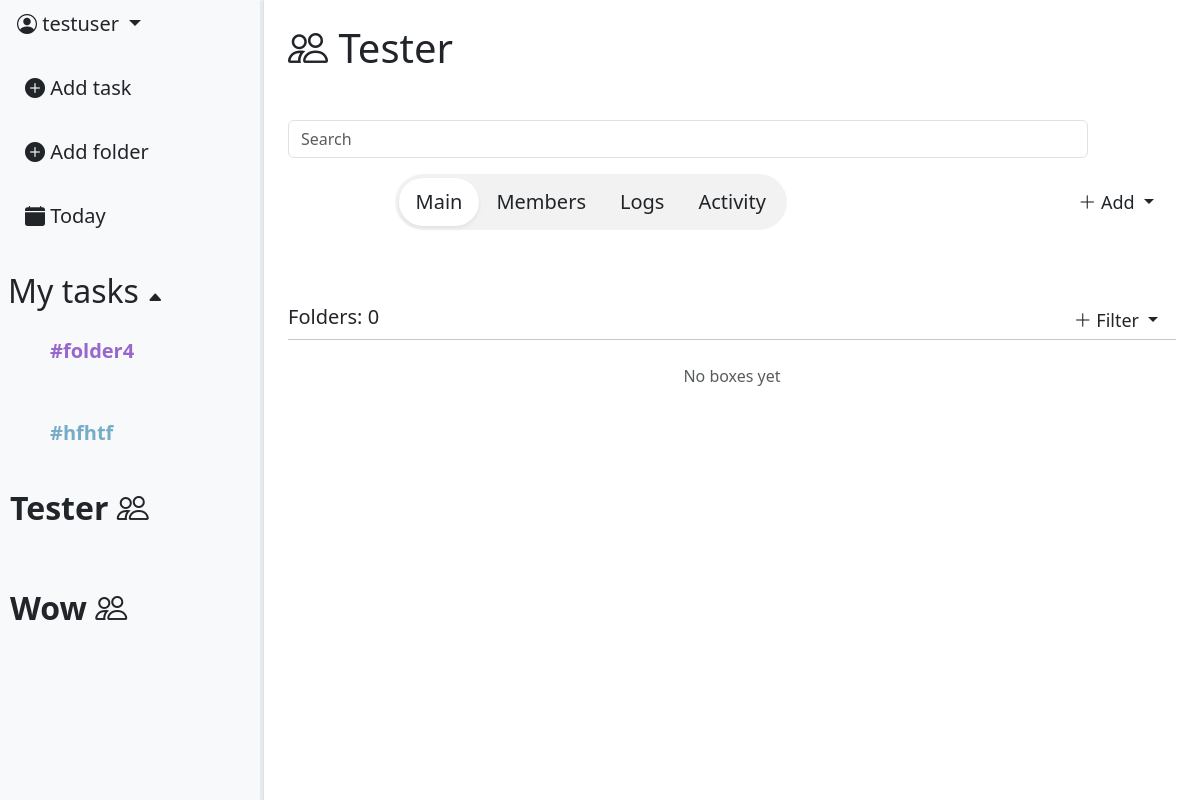
/workspace/15/ (signed in), run on an earlier commit of the app's database.
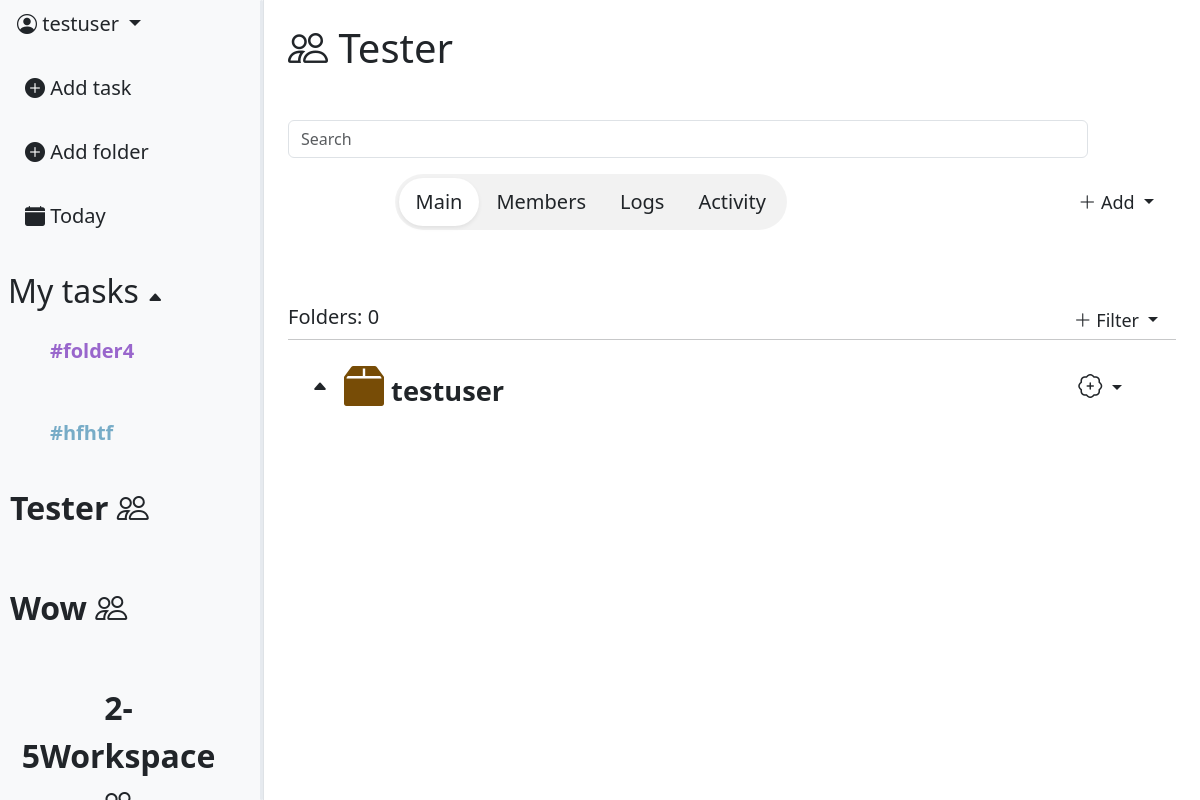
And on a later commit of the database.
### task_app/models.py (models this page shows, shortened)
class Folder(models.Model):
    COLOR_VARIATION = [
        ("#77acc7", "🔵Air blue"),
        ("#9966cc", "🟣Amethust"),
        ("#008000", "🟢Apple Green"),
        ("#ff033e", "🔴Red rose"),
        ("#ffe135", "🟡Banana yellow"),
        ("#ff6500", "🟠Sunset"),
        ("#000000", "⚫Black"),
    ]
    color = models.CharField(max_length=30, choices=COLOR_VARIATION, default="#77acc7")
    name = models.CharField(max_length=16)
    box = models.ForeignKey(Box, null=True, blank=True, on_delete=models.CASCADE, default=None, related_name='folders')
    created_at = models.DateTimeField(auto_now_add=True)
    creator = models.ForeignKey(User, on_delete=models.CASCADE)
    workspace = models.ForeignKey(Workspace, on_delete=models.CASCADE, null=True, blank=True, default=None)

class Workspace(models.Model):
    INVITE_PERMISSION = [
        ("owner_only", "Only owner"),
        ("owner_admin", "Owner & Admin"),
                ]
    WORKSPACE_SPACE = [
        ("one", "Just me"),
        ("two_five", "Group (2-5)"),
        ("six_fifteen", "Team (6-15)"),
    ]
    SPACE_LIMITS = {
        "one": 1,
        "two_five": 5,
        "six_fifteen": 15,
    }
    name = models.CharField(max_length=64)
    invite_role = models.CharField(max_length=16,
                                choices=INVITE_PERMISSION,
                                default='owner_admin')
    workspace_space = models.CharField(max_length=16, choices=WORKSPACE_SPACE, default='one')
    icon = models.ImageField(null=True, blank=True)
    created_at = models.DateTimeField(auto_now_add=True)
    owner = models.ForeignKey(User,
                            on_delete=models.CASCADE,
                            related_name='workspace_creator')

class Box(models.Model):
    COLOR_VARIATION_BOX = [
        ("#123F73", "🔵Deep ocean"),
        ("#D2A1FE", "🟣Violet"),
        ("#33DEB8", "🟢Aquamarine"),
        ("#6D020E", "🔴Red wine"),
        ("#FCF6A7", "🟡Sand"),
        ("#774C06", "🟤Terracotta"),
        ("#000000", "⚫Black"),
    ]
    workspace = models.ForeignKey(Workspace, on_delete=models.CASCADE)
    name = models.CharField(max_length=24)
    color = models.CharField(max_length=32, choices=COLOR_VARIATION_BOX, default="#123F73")
    created_at = models.DateTimeField(auto_now_add=True)
    creator = models.ForeignKey(User, on_delete=models.CASCADE)

### workspace_app/views.py (the view, shortened to what this page needs)
# urls.py: path('workspace/<int:pk>/', views.WorkspaceDetailView.as_view(), name="workspace_detail"),
class WorkspaceDetailView(LoginRequiredMixin, DetailView):
    model = Workspace
    context_object_name = "workspace"
    template_name = "workspace/workspace_detail.html"
    def get_queryset(self):
        return Workspace.objects.filter(
            members__member=self.request.user,
            members__is_active=True
        )
    def get_context_data(self, **kwargs):
        context = super().get_context_data(**kwargs)
        context['tab'] = self.request.GET.get('tab', 'main')
        context['boxes'] = Box.objects.filter(
            workspace=self.object
        ).prefetch_related('folders')
        context['members'] = WorkspaceMember.objects.filter(
            workspace=self.object,
            is_active=True
        ).select_related('member').annotate(
            role_order=Case(
                When(role='owner', then=0),
                When(role='admin', then=1),
                When(role='member', then=2),
                default=3,
                output_field=IntegerField()
            )
        ).order_by('role_order')
        context['folders'] = Folder.objects.filter(
            creator=self.request.user,
            box__isnull=True
        )
        context['workspaces'] = Workspace.objects.filter(
            members__member=self.request.user,
            members__is_active=True
        )
        context['user_role'] = WorkspaceMember.objects.get(
            workspace=self.object,
            member=self.request.user
        ).role
        context["box_form"] = BoxForm()
        context["folders_count"] = Folder.objects.filter(workspace=self.object).count()
        context['task_form'] = TaskForm()
        context['folder_form'] = FolderForm()
        boxes_data = []
        for box in context['boxes']:
            boxes_data.append({
                'id': box.pk,
                'name': box.name,
                'folders': [
                    {'id': f.pk, 'name': f.name}
                    for f in box.folders.all()
                ]
            })
        context['boxes_json'] = json.dumps(boxes_data)
        return context

### workspace_app/forms.py
class BoxForm(forms.ModelForm):
    class Meta:
        model = Box
        fields = ["name", "color"]
    def __init__(self, *args, **kwargs):
        super(BoxForm, self).__init__(*args, **kwargs)
        self.fields['name'].widget.attrs.update({
            "class": "form-control noborder-input content-input",
            "placeholder" : "Name"
        })
        self.fields['color'].widget.attrs.update({
            "class": "form-control transparent-input",
            "placeholder" : "Color"
        })

### templates/workspace/workspace_detail.html (shortened to what this page needs)
{% extends 'base.html' %}
{% load static %}
{% load custom_tags %}
{% block content %}
    <div class="d-flex">
        {% include 'includes/leftbar.html' %}
        <div class="p-4" style="flex: 1 1 0; min-width: 0;">
            <h1><i class="bi bi-people"></i> {{workspace.name}}</h1>
            <br>
            <div class="mb-3 mt-3" style="max-width: 800px; max-height: 200px;">
                <input type="text" class="form-control" placeholder="Search">
            </div>
            <div class="d-flex align-items-center" style="margin-left: 12%;">
                <div class="d-inline-flex p-1 rounded-pill"
                    style="background: rgba(0, 0, 0, 0.05); {% if user_role == 'member' %}width: fit-content{% endif %}">
                    <a href="?tab=main"
                        class="btn btn-lg rounded-pill px-3 {% if tab == 'main' %}bg-white shadow-sm{% endif %}">
                        Main
                    </a>
                    {% if user_role == 'owner' or user_role == 'admin' %}
                    <a href="?tab=members"
                        class="btn btn-lg rounded-pill px-3 {% if tab == 'members' %}bg-white shadow-sm{% endif %}">
                        Members
                    </a>
                    {% endif %}
                    {% if user_role == 'owner' %}
                    <a href="?tab=logs"
                        class="btn btn-lg rounded-pill px-3 {% if tab == 'logs' %}bg-white shadow-sm{% endif %}">
                        Logs
                    </a>
                    {% endif %}
                    <a href="?tab=activity"
                        class="btn btn-lg rounded-pill px-3 {% if tab == 'activity' %}bg-white shadow-sm{% endif %}">
                        Activity
                    </a>
                </div>
                <div class="ms-auto">
                    {% if user_role == 'owner' or user_role == 'admin' %}
                        <div class="dropdown">
                            <button class="btn btn-sm dropdown-toggle custom_priorety_select_menu_lg"
                                type="button" data-bs-toggle="dropdown">
                                <i class="bi bi-plus-lg"></i> Add
                            </button>
                        </div>
                    {% elif user_role == 'member' %}
                        <button class="btn" data-bs-toggle="modal" data-bs-target="#AddBoxModal">
                            <i class="bi bi-plus-lg"></i> Add box
                        </button>
                    {% endif %}
                </div>
            </div>
            <br><br>
            {% if tab == 'main' %}
                {% include 'workspace/main_tab.html' %}
            {% elif tab == 'members' and user_role in 'owner admin' %}
                {% include 'workspace/members_tab.html' %}
            {% elif tab == 'logs' and user_role == 'owner' %}
                {% include 'workspace/logs_tab.html' %}
            {% elif tab == 'activity' %}
                <p>Activity content</p>
            {% endif %}
        </div>
    </div>
{% endblock %}

### templates/includes/leftbar.html (shortened to what this page needs)
<div id="leftbar" class="bg-light border-end d-flex flex-column" style="width: 22%; height: 100vh; position: relative; overflow: hidden;">
    <div class="flex-shrink-0">
        <div class="dropdown-center mb-3">
            <button class="btn btn-lg dropdown-toggle" type="button" data-bs-toggle="dropdown" aria-expanded="false">
                <i class="bi bi-person-circle"></i>  {{ user.username }}
            </button>
        </div>
        <div class="d-flex flex-column align-items-start gap-3 ps-2">
            <a class="btn btn-lg"
                data-bs-toggle="modal"
                data-bs-target="#TaskModal"
                data-workspace-id="{{ workspace.pk }}">
                <i class="bi bi-plus-circle-fill"></i> Add task
            </a>
            <a class="btn btn-lg"
                data-bs-toggle="modal"
                data-bs-target="#FolderModal"
                data-workspace-id="{{ workspace.pk }}">
                <i class="bi bi-plus-circle-fill"></i> Add folder
            </a>
            <a class="btn btn-lg" href="{% url 'tasks:task_list' %}">
                <i class="bi bi-calendar-fill"></i> Today
            </a>
        </div>
    </div>
    <br>
    <div class="ps-2 mt-2">
        <h2 id="folders-toggle" style="cursor: pointer; user-select: none;">
            My tasks <span id="folders-arrow" class="bi bi-caret-up-fill" style="font-size: 16px;"></span>
        </h2>
    </div>
    <div id="folder_list" style="max-height: 300px; overflow-y: auto; overflow-x: hidden; margin-right: 10px;">
        <div class="d-flex flex-column align-items-start gap-3 ps-4">
            {% for folder in folders %}
                <div class="folder-row d-flex align-items-center justify-content-between p-2 rounded">
                    <a
                    href="{% url 'tasks:folder-tasks' folder.pk %}"
                    class="btn btn-lg"
                    style="color: {{ folder.color }}; font-weight: bold;"
                    >
                    #{{ folder.name }} </a>
                </div>
            {% endfor %}
        </div>
    </div>
    <div id="workspace_list" style="flex: 1 1 0; min-height: 0; overflow-y: auto; overflow-x: hidden; margin-right: 10px;">
        <div class="d-flex flex-column align-items-start gap-3 ps-0">
            {% for workspace in workspaces %}
                <div class="folder-row d-flex align-items-center justify-content-between p-2 rounded">
                    <a
                    href="{% url 'workspace:workspace_detail' workspace.pk %}"
                    class="btn btn-lg ps-0"
                    style="font-size: 32px; font-weight: 600;"
                    >
                    {{ workspace.name }}  <i class="bi bi-people"></i>
                    </a>
                </div>
            {% endfor %}
        </div>
    </div>
    <div id="leftbar-resizer"
        style="position: absolute;
            top: 0;right: 0; width: 3.5px; height: 100%;cursor: col-resize;
            z-index: 100;">
    </div>
</div>

### templates/workspace/main_tab.html (shortened to what this page needs)
<br>
<div class="d-flex align-items-center">
    <h5>Folders: {{ folders_count }}</h5>
    <div class="ms-auto">
       <div class="dropdown">
            <button class="btn btn-sm dropdown-toggle custom_priorety_select_menu_lg"
                type="button" data-bs-toggle="dropdown">
                <i class="bi bi-plus-lg"></i> Filter
            </button>
        </div>
    </div>
</div>
<hr class="m-0">
<div style="max-height: 500px; overflow-y: auto; overflow-x: hidden; padding-bottom: 140px;">
    {% for box in boxes %}
        <div class="d-flex align-items-center p-3" style="cursor: pointer; user-select: none;" onclick="toggleBox({{ box.pk }})">
            <i id="box-arrow-{{ box.pk }}" class="bi bi-caret-up-fill ms-2"></i>
            <p class="ms-3 mb-0" style="font-size: 1.7rem; font-weight: bold;">
                <i class="bi bi-box2-fill" style="font-size: 2.5rem; color: {{ box.color }};"></i>
                {{ box.name }}
            </p>
            <div class="dropdown ms-auto" onclick="event.stopPropagation()">
                <button class="btn btn-sm dropdown-toggle custom_priorety_select_menu_lg"
                    type="button" data-bs-toggle="dropdown">
                    <i class="bi bi-patch-plus" style="font-size: 1.5rem;"></i>
                </button>
            </div>
        </div>
        <div id="box-folder-{{ box.pk }}" class="ps-4 pb-2" style="overflow: hidden; transition: 0.3s;">
        </div>
    {% empty %}
        <p class="text-muted text-center mt-4">No boxes yet</p>
    {% endfor %}
</div>

What changed in the data, as far as the page shows it:
added Workspace: name "2-5Workspace"
added Box: name "testuser"
Also different on the page:
text no longer shown: "No boxes yet"
